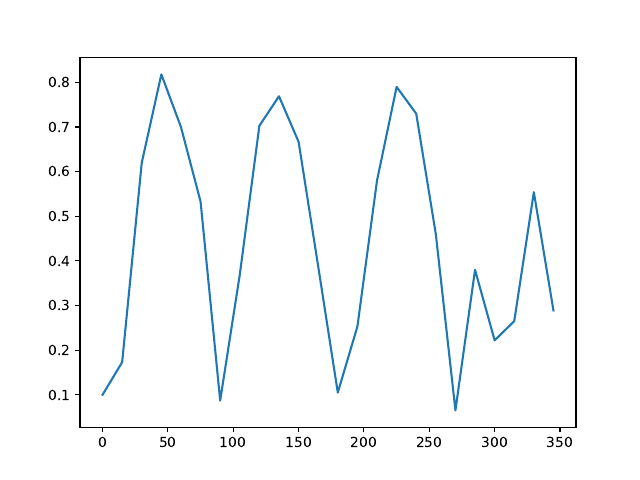

The Python source for this figure:
import numpy as np
import matplotlib.pyplot as plt
from scipy.optimize import curve_fit

#imax = 1.56
#imin = 0.86
#
#print("kontrast: ", ((imax-imin)/(imax+imin)))

winkel, imax, imin, kontrast_0 = np.genfromtxt("kontrast.txt", unpack = True)

plt.plot(winkel, kontrast_0)

def kontrast (theta, a, b, theta_0):
    return a * np.absolute(np.sin(2*theta+theta_0))+b

params, covariance = curve_fit(kontrast, winkel, kontrast_0, p0=(0.8, 0.1, 1))

print(params)

#x_plot = np.linspace(0, 360, )
#
#plt.plot(x_plot, kontrast(x_plot, 0.8, 0.1, 0))


plt.savefig('kontrast.pdf')
